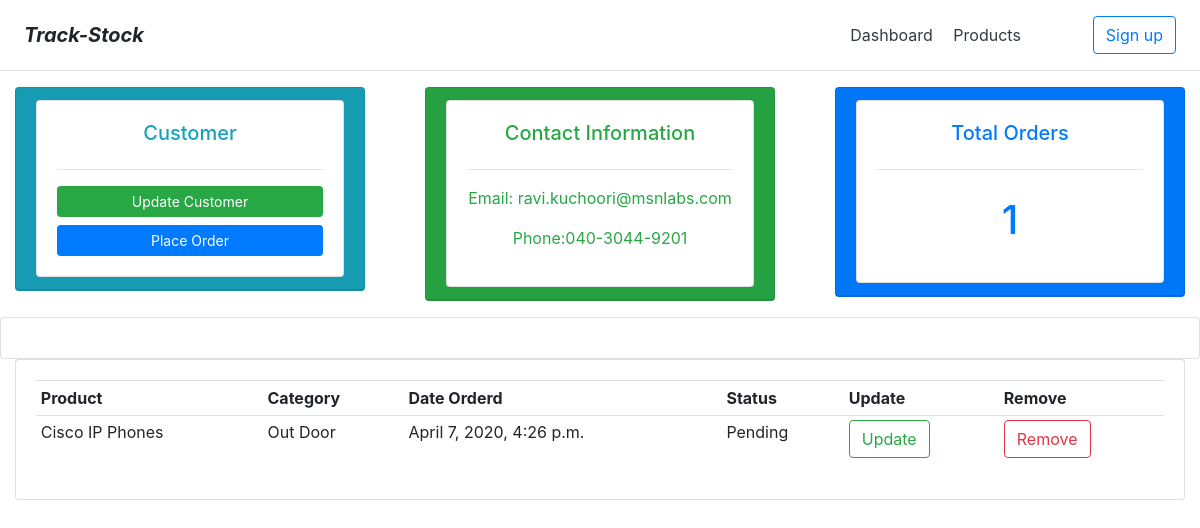
/customer/3/, run on an earlier commit of the app's database.
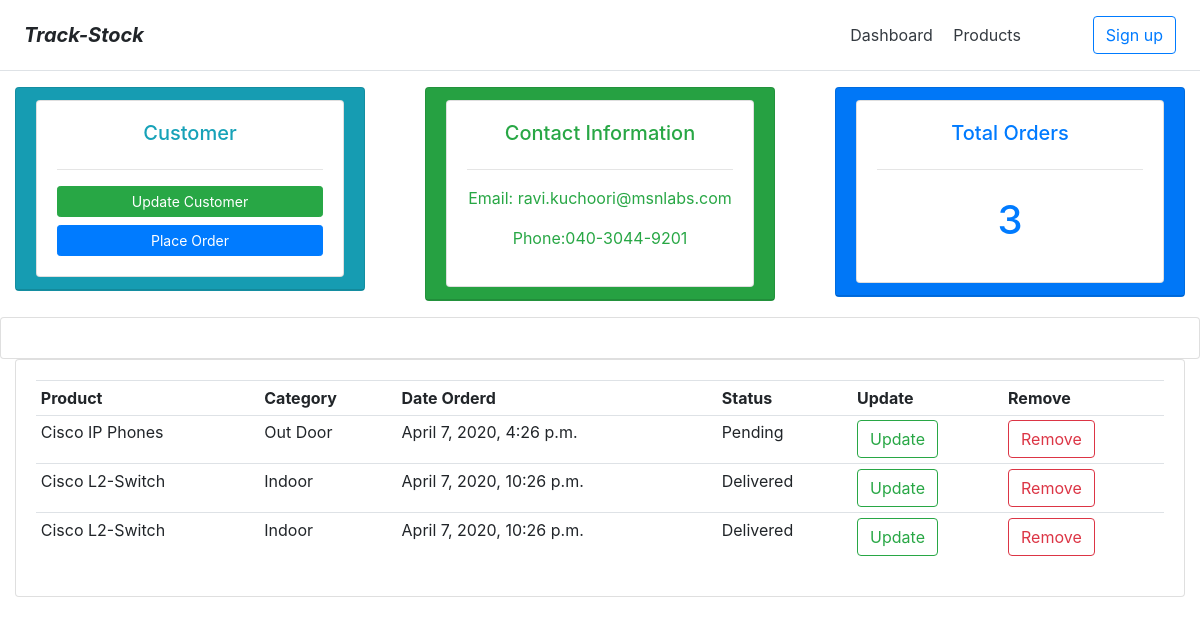
And on a later commit of the database.
### inv/models.py (models this page shows, shortened)
class Order(models.Model):
    STATUS = (
            ('Pending', 'Pending'),
            ('Out for Delivery', 'Out for Delivery'),
            ('Delivered', 'Delivered'),
            )
    customer = models.ForeignKey(Customer, null=True, on_delete = models.SET_NULL)
    product = models.ForeignKey(Product, null=True, on_delete = models.SET_NULL)
    date_created = models.DateTimeField(auto_now_add=True, null=True)
    status = models.CharField(max_length=200, null=True, choices=STATUS)

class Product(models.Model):
    CATEGORY = (
            ('Indoor', 'Indoor'),
            ('Out Door', 'Out Door'),
            )
    name = models.CharField(max_length=200, null=True)
    stock = models.CharField(max_length=8, null=True)
    category = models.CharField(max_length=200, null=True, choices=CATEGORY)
    description = models.CharField(max_length=200, null=True)
    date_created = models.DateTimeField(auto_now_add=True, null=True)
    tags = models.ManyToManyField(Tag)
    def __str__(self):
        return self.name

### inv/views.py (the view)
# urls.py: path('customer/<str:pk_test>/', views.customer, name="customer"),
def customer(request, pk_test):
    customer = Customer.objects.get(id=pk_test)
    orders = customer.order_set.all()
    orders_count = orders.count()
    context = {'customer':customer, 'orders':orders, 'orders_count':orders_count}
    return render(request, 'customer.html', context)

### inv/templates/customer.html (shortened to what this page needs)
{% extends 'main.html' %}
{% block content %}
<div class="row">
    <div class="col">
        <div class="col-md">
            <div class="card text-info text-center bg-info  mb-3">
                <div class="card-header">
                    <div class="card card-body">
                        <h5>Customer</h5>
                        <hr>
                        <a class="btn btn-success btn-sm btn-block" href="#">Update Customer</a>
                        <a class="btn btn-primary btn-sm btn-block" href="{% url 'create_order' customer.id %}">Place Order</a>
                    </div>
                </div>
            </div>
        </div>
    </div>
    <div class="col">
        <div class="col-md">
            <div class="card text-success text-center bg-success mb-3" >
                <div class="card-header">
                    <div class="card card-body">
                        <h5>Contact Information</h5>
                        <hr>
                        <p>Email: {{customer.email}}</p>
                        <p>Phone:{{customer.phone}}</p>
                    </div>
                </div>
            </div>
        </div>
    </div>
    <div class="col">
        <div class="col-md">
            <div class="card text-primary text-center bg-primary  mb-3">
                <div class="card-header">
                    <div class="card card-body">
                        <h5>Total Orders</h5>
                        <hr>
                        <h1 style="text-align: center;padding: 10px">{{orders_count}}</h1>
                    </div>
                </div>
            </div>
        </div>
    </div>
</div>
<div class="row">
    <div class="col">
        <div class="card card-body">
        </div>
    </div>
</div>
<div class="row">
    <div class="col">
        <div class="col-md">
            <div class="card card-body">
                <table class="table table-sm">
                    <tr>
                        <th>Product</th>
                        <th>Category</th>
                        <th>Date Orderd</th>
                        <th>Status</th>
                        <th>Update</th>
                        <th>Remove</th>
                    </tr>
                    {% for order in orders %}
                    <tr>
                        <td>{{order.product}}</td>
                        <td>{{order.product.category}}</td>
                        <td>{{order.date_created}}</td>
                        <td>{{order.status}}</td>
                        <td><a type="button" class="btn btn-outline-success" href="#">Update</a></td>
                        <td><a type="button" class="btn btn-outline-danger" href="#">Remove</a></td>
                    </tr>
                    {% endfor %}
                </table>
            </div>
        </div>
    </div>
</div>
{% endblock %}

What changed in the data, as far as the page shows it:
added Order: product "Cisco L2-Switch", product.category "Indoor", date_created "April 7, 2020, 10:26 p.m.", status "Delivered"
added Order: product "Cisco L2-Switch", product.category "Indoor", date_created "April 7, 2020, 10:26 p.m.", status "Delivered"
Also different on the page:
{{ orders_count }}: "1" → "3"
